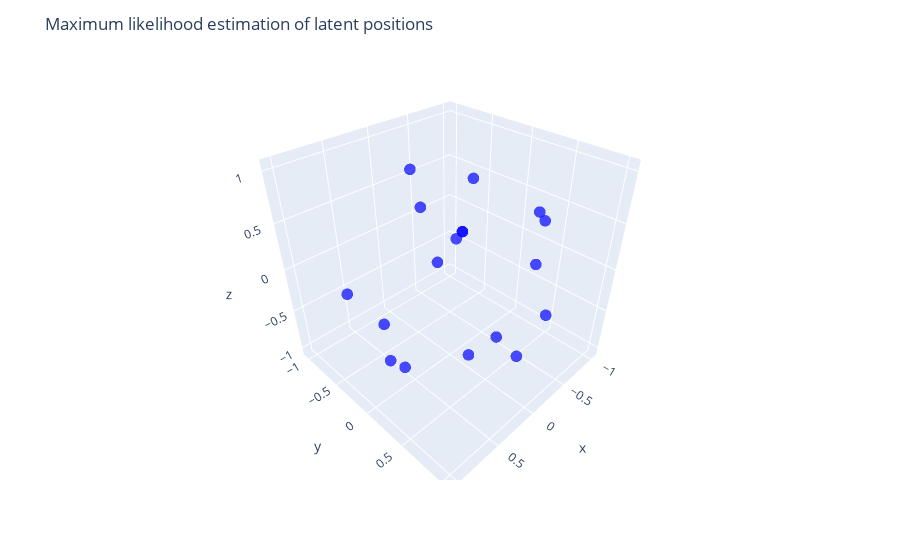

The cell this chart's notebook holds for it:
### Markdown cell above
### Frequentist inference

### Code cell
inclination_angles_rand = np.pi*np.random.rand(n)
azimutal_angles_rand = 2*np.pi*np.random.rand(n)
Z_init = np.stack((np.sin(inclination_angles_rand) * np.cos(azimutal_angles_rand),
                       np.sin(inclination_angles_rand) * np.sin(azimutal_angles_rand),
                       np.cos(inclination_angles_rand)), axis=1)
a_init = np.float64(np.random.randn())
b_init = np.float64(np.random.randn())
Z_ML, a_ML, b_ML, historyZ, historya, historyb  =  SearchingMLE(G,Z_init,a_init,b_init,1000)
print("Initial log-likelihood:", loglikelihood(G,Z_init,a_init,b_init))
print("Final log-likelihood:", loglikelihood(G,Z_ML,a_ML,b_ML))
print("Final alpha:", a_ML)
Y_ML = np.zeros((n, n))
for i in range(n):
    for j in range(n):
        if j != i:
            d = Z_ML[i].T @ Z_ML[j]
            Y_ML[i,j] = expit(a_ML + b_ML*d)


df = pd.DataFrame(Z_ML, columns=['x', 'y', 'z'])
df['node'] = df.index 
fig = px.scatter_3d(
    df, x='x', y='y', z='z',color_discrete_sequence=["blue"], opacity=0.7,
    hover_data={'node': True,'x': ':.2f','y': ':.2f','z': ':.2f'})

fig.update_traces(marker=dict(size=4))
fig.update_layout(
    scene=dict(
        xaxis=dict(range=[-1.1, 1.1]),yaxis=dict(range=[-1.1, 1.1]),zaxis=dict(range=[-1.1, 1.1]),
        aspectmode='cube'),
    title="Maximum likelihood estimation of latent positions")

fig.show()

plt.figure(figsize=(15,5))
plt.subplot(1,3,1)
plt.plot([loglikelihood(G, historyZ[t],historya[t],historyb[t]) for t in range(len(historya))])
plt.title("Loglikelihood through optimization algorithm")
plt.subplot(1,3,2)
sns.heatmap(Y, annot=False, cmap="Blues", cbar=False, square=True, linewidths=0.5, linecolor='white')
plt.title("True sociomatrix matrix")
plt.subplot(1,3,3)
sns.heatmap(Y_ML, annot=False, cmap="Reds", cbar=False, square=True, linewidths=0.5, linecolor='white')
plt.title("Estimated sociomatrix matrix")
plt.show()

### Figure 1 — Plotly figure (JSON) as saved in the notebook; plotly's stock layout.template omitted (floating-point values rounded to 4 significant figures)
{"data": [{"customdata": [[0], [1], [2], [3], [4], [5], [6], [7], [8], [9], [10], [11], [12], [13], [14], [15], [16], [17]], "hovertemplate": "x=%{x:.2f}<br>y=%{y:.2f}<br>z=%{z:.2f}<br>node=%{customdata[0]}<extra></extra>", "legendgroup": "", "marker": {"color": "blue", "opacity": 0.7, "size": 4, "symbol": "circle"}, "mode": "markers", "name": "", "scene": "scene", "showlegend": false, "type": "scatter3d", "x": [0.439, 0.9535, -0.3604, 0.6869, 0.05331, -0.7976, -0.7308, 0.7917, 0.59, 0.617, -0.9168, 0.3667, -0.8073, 0.3667, -0.1716, 0.05544, -0.7232, -0.434], "y": [-0.5255, -0.2909, 0.3192, 0.0923, 0.8824, 0.4573, -0.6346, 0.01993, 0.7961, 0.4833, 0.3327, 0.4969, 0.3791, 0.4969, 0.9829, -0.4474, -0.3935, -0.8858], "z": [-0.7288, 0.07852, -0.8765, -0.7208, -0.4675, 0.3933, -0.2515, -0.6106, -0.1349, 0.6211, -0.2207, 0.7865, 0.4523, 0.7865, -0.0664, 0.8926, 0.5675, 0.1642]}], "layout": {"legend": {"tracegroupgap": 0}, "margin": {"t": 60}, "scene": {"aspectmode": "cube", "domain": {"x": [0, 1], "y": [0, 1]}, "xaxis": {"range": [-1.1, 1.1], "title": {"text": "x"}}, "yaxis": {"range": [-1.1, 1.1], "title": {"text": "y"}}, "zaxis": {"range": [-1.1, 1.1], "title": {"text": "z"}}}, "title": {"text": "Maximum likelihood estimation of latent positions"}}}
